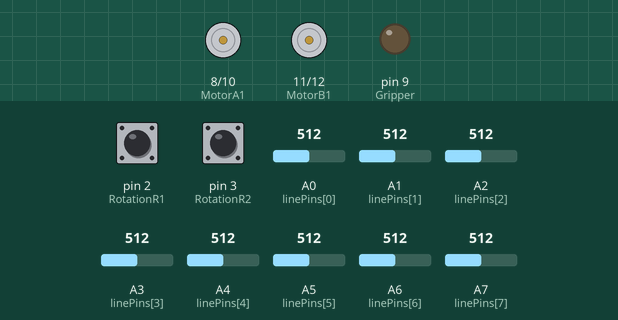
Simulated run of this program. Board: Arduino Nano, built with avr-gcc and run on an emulated ATmega328P. Parts: motor-driver pin pairs drawn as motors (green arrow = first pin HIGH = forward, orange = second pin HIGH = backward, longer = more drive), output pins drawn as LEDs (lit = HIGH). The inputs (shaded band) are chosen by the test bench; at power-on: A1 (linePins[1]) = 512, A0 (linePins[0]) = 512, pin 2 (RotationR1) HIGH, pin 3 (RotationR2) HIGH, A2 (linePins[2]) = 512, A3 (linePins[3]) = 512, A4 (linePins[4]) = 512, A5 (linePins[5]) = 512, A6 (linePins[6]) = 512, A7 (linePins[7]) = 512. What the program prints to the serial monitor is not drawn.

Above: at 1.2 s.
1.3 s: A1 (linePins[1]) set to 790
3.3 s: A1 (linePins[1]) set to 812
At 3.9 s:
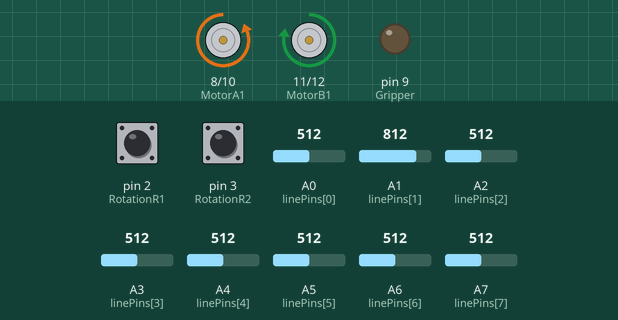
4.8 s: A0 (linePins[0]) set to 783
6.9 s: A0 (linePins[0]) set to 815
At 8.0 s:
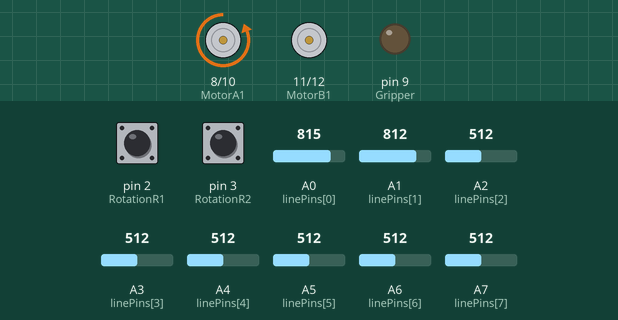
Timing chart, 0 to 9.4 s (numbered marks = the images above; inputs shaded):
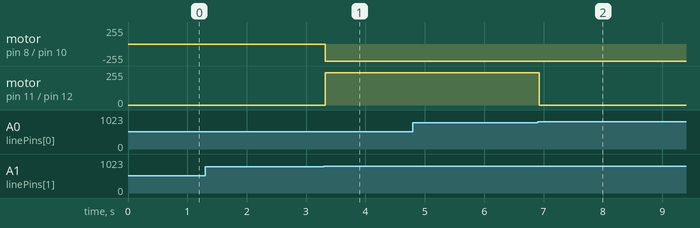

Measured:
- the behaviour switches between 799 and 800 on A1 (linePins[1]) (found by bisection; images 0 and 1)
- the behaviour switches between 799 and 800 on A0 (linePins[0]) (found by bisection; images 1 and 2)
- after the input at 1.3 s, every drawn part: stays the same
- after the input at 3.3 s, motor on pin 8 (MotorA1) / pin 10 (MotorA2): stopped → backward 255/255 at once; motor on pin 11 (MotorB1) / pin 12 (MotorB2): stopped → forward 243/255 at once
- after the input at 4.8 s, every drawn part: stays the same
- after the input at 6.9 s, motor on pin 11 (MotorB1) / pin 12 (MotorB2): forward 243/255 → stopped at once

The program:

main.cpp
```cpp
#include <Arduino.h>

// Sonar pin defines
#define trig 4
#define echo 7

// Motor pin defines
#define MotorA1 8 // MotorA1 at port 8 digital
#define MotorA2 10 // MotorA2 at port 10 analog
#define MotorB1 11 // MotorB1 at port 11 analog
#define MotorB2 12 // MotorB2 at port 12 digital

#define Gripper 9 // gripper at 9 analog
#define RotationR1 2 // RotationR1 at port 2 digital
#define RotationR2 3 // RotationR2 at port 3 digital

#define DVALUE 10 // debounce value in ms
#define SERVO_INTERVAL 20
#define PIVALUE 3.141592653589793238462643383279502884197 // 39 digits or so

// A1 left backward
// A2 left forward
// B1 right forward
// B2 right backward

// Sensor pin definitions
int linePins[] = {A0, A1, A2, A3, A4, A5, A6, A7};

// Arrays to store sensor values
int minlineValue[8] = {9999};
int maxlineValue[8] = {-9999};
int avglineValue[8];
int High_Threshold[8];
int Low_Threshold[8];


// Sensor states
String sensorStates[8]; // Holds the current state for each sensor
int sensorValues[8];

// Add an array to store the previous state of each sensor
String previousSensorStates[8];

// Define the weights for each sensor (based on their distance from the center)
float sensorWeights[] = {-5, -4, -3, 1, 1, 3, 4, 5};  // A0 has weight -3, A7 has weight +3


#define AVERAGE_WINDOW 1  // Number of readings to average
int recentReadings[8][AVERAGE_WINDOW];
int readingIndex = 0;

//drop cone
bool allBlack = false;
int allBlackRotationCount = 0;
int previousRightRotation = 0;
int previousLeftRotation = 0;

// gripper
int angle;
int pulse;

// PWM
int pwm;
int amount = 0;

// Rotation sensor
int RightRotation = 0;
int LeftRotation = 0;

// Sonar
float duration, ver_dis;
int distance;
bool flagUp = false;
bool hasExecuted = false;

// PID variables
float Kp = 6.0;   // Increase proportional constant for quicker response
float Ki = 0.7;   // Small integral constant to reduce drift over time
float Kd = 1.1;   // Moderate derivative constant to dampen oscillations

float prevError = 0;    // Previous error value (for derivative term)
float integral = 0;     // Accumulated error (for integral term)


// To be able to use the functions via Platform IO
// movement functions
void forward();
void backward();
void stop();
void spin_Right();
void spin_Left();
void turn_Right();
void turn_Left();

// movement functions with rotation
void spin_LeftR();
void spin_RightR();
void turn_RightR();

// sonar
void flagCheck();
void sonar();
void objectAvoidance();
void updateSonar();


// line
void Initializing();
void calibrateSensors();
void lineCalibration();
void determineStates();
void printSensorStates();

// rotation
void updaterotation_R1();
void updaterotation_R2();
void reset_Rotations();

//pickup cone
void grabCone();
void forwardRotation1();
void forwardRotation2();
void gripper(int pulse);

// drop cone
void dropCone();

// PID
void steerError();
int PID(int steeringError);
void adjustSteering(int steeringError);
void updateLineCalibration();

void setup()
{
 Serial.begin(9600);
 Initializing();
 pinMode(MotorA1, OUTPUT); // MotorA1 is output
 pinMode(MotorA2, OUTPUT); // MotorA2 is output
 pinMode(MotorB1, OUTPUT); // MotorB1 is output
 pinMode(MotorB2, OUTPUT); // MotorB2 is output

 pinMode(trig, OUTPUT);
 pinMode(echo, INPUT);

 pinMode(Gripper, OUTPUT);
 pinMode(RotationR1, INPUT_PULLUP);
 pinMode(RotationR2, INPUT_PULLUP);

 attachInterrupt(digitalPinToInterrupt(RotationR1), updaterotation_R1, CHANGE);
 attachInterrupt(digitalPinToInterrupt(RotationR2), updaterotation_R2, CHANGE);

gripper(2000);
}

void loop()
{
    // always loop begin
  updaterotation_R2();
  updaterotation_R1();
  updateLineCalibration();
  calibrateSensors();
  determineStates();
    // always loop end

  int steeringError = 0; // Variable to store the calculated error for steering

   // Read all sensor values and calculate the weighted sum (steering error)
   for (int i =0; i < 8; i++)
   {
    if (sensorStates[i] == "black")
    {
      steeringError += sensorWeights[i];  // Add weighted sensor value to the total error
    }
   }

  PID(steeringError);

  adjustSteering(steeringError);
  printSensorStates();
}

void flagCheck()
{
  if(flagUp == false)
  {
    Serial.println("Stuck before");
    // if (distance[0] > 0 && distance[1] > 0 && abs(distance[0] - distance[1]) < 20)
    if (distance > 20)
      {
        Serial.println("Does it run");
        flagUp = true;
        Serial.println("flagUp = true");
      }
  }
  delay (500);
}

void gripper (int pulse) // 1000 closed   2000 open angle
{
  // int pulseWidth = map(angle, 0, 180, 1000, 2000); // -10 closed 130 open
  static unsigned long timer;
  static int lastPulse;
  if (pulse == 0)
  {
    pulse = lastPulse;
  }
  else
  {
    lastPulse = pulse;
  }
    if (millis() > timer)
    {
      digitalWrite (Gripper, HIGH);
      delayMicroseconds(pulse);
      digitalWrite(Gripper, LOW);
      timer = millis() + SERVO_INTERVAL;
      Serial.println(timer);
    }
}

void grabCone()
{
    if (!hasExecuted && flagUp) // Check if it hasn't executed and flagUp is true
    {
        gripper(2000);
        forwardRotation1();
        gripper(900);
        forwardRotation2();
        spin_Left();
        stop();

        hasExecuted = true; // Mark as executed
    }
}

void sonar()
{
    digitalWrite(trig, LOW);
    delayMicroseconds(2);
    digitalWrite(trig, HIGH);
    delayMicroseconds(10);
    digitalWrite(trig, LOW);

    duration = pulseIn(echo, HIGH);
    distance = (duration * 0.017); // Speed of sound is approximately 343 m/s or 0.034 cm/µs

    Serial.print("Distance: ");
    Serial.println(distance);
    updateSonar();
}

void updateSonar()
{
  static unsigned long timer;
  if (millis() > timer)
  {
      timer = millis() + 250; // update every 0.25s can change
  }
}

// void dropCone()
// {
//   //check if all sensors are black
//   for (int i = 0; i < 8; i++)
//   {
//     if (sensorStates[i] == "black")
//     {
//       allBlack = true
//       break;
//     }
//   }

//   // tel 5 rotaties vanaf moment alle lijnen zwart
//   if (allBlack == true)
//   {
//     while (RightRotation < 5 && LeftRotation < 5)
//   {
//     delay(10);
//     stop
//   }
//   }
// }

/*
check voor alle 8 sensoren
status black
als afgelopen 5 rotaties alle lijnen zwart dan drop cone
*/


void dropCone()
{
  // Check if all sensors are black

  for (int i = 0; i < 8; i++) {
    if (sensorStates[i] = "black") {
      allBlack = true;
      break;
      Serial.print("sensor all black");
    }
  }

  // If all sensors are black, check rotation
  if (allBlack == true)
  {
    Serial.print("allblack true");
    // Check if either wheel has completed a new rotation
    if (RightRotation > previousRightRotation || LeftRotation > previousLeftRotation) {
      allBlackRotationCount++;
      previousRightRotation = RightRotation;
      previousLeftRotation = LeftRotation;
      Serial.print("rightrotaion leftrotation");
    }

    // If 5 rotations have been completed while all sensors are black, stop
    if (allBlackRotationCount >= 5)
    {
      spin_Left();
      allBlackRotationCount = 0;  // Reset for future use
      Serial.print("blackrotations");
    }
  }
  else
  {
    // Reset the count if not all sensors are black
    allBlackRotationCount = 0;
    previousRightRotation = RightRotation;
    previousLeftRotation = LeftRotation;
    forward();

    Serial.print("else forward");
  }
}

void objectAvoidance()
{
    int detectionCount = 0;
    for(int attempt = 0; attempt < 3; attempt++)
    {
        sonar(); // Get a fresh distance measurement
        if(ver_dis > 0 && ver_dis <= 30) // Check if object is within 30 cm6
        {
            detectionCount++;
        }
        delay(100); // Short delay between measurements
    }

    if(detectionCount >= 3) // If object detected 3 times
    {
        // Perform avoidance maneuver
        spin_LeftR();
        turn_RightR();
        spin_LeftR();
        stop();
    }
}

void spin_LeftR()
{
    reset_Rotations();

  // Start moving forward
  analogWrite(MotorA2, 0);
  digitalWrite(MotorA1, HIGH);

  analogWrite(MotorB1, 255);
  digitalWrite(MotorB2, LOW);

  // Wait until both motors have completed 20 rotations
  while (RightRotation < 7 && LeftRotation < 7)
  {
    // Do nothing, just wait
    delay(10);  // Small delay to prevent CPU hogging
  }

  // Stop motors after reaching 20 rotations
  stop();

}

void spin_RightR()
{
  reset_Rotations();

  // Start moving forward
  analogWrite(MotorA2, 255);
  digitalWrite(MotorA1, LOW);

  analogWrite(MotorB1, 0);
  digitalWrite(MotorB2, HIGH);

  // Wait until both motors have completed 20 rotations
  while (RightRotation < 7 && LeftRotation < 7)
  {
    // Do nothing, just wait
    delay(10);  // Small delay to prevent CPU hogging
  }

  // Stop motors after reaching 20 rotations
  stop();
}

void turn_RightR()
{
  stop();

  noInterrupts();
  RightRotation = 0;
  LeftRotation = 0;
  interrupts();

  while (LeftRotation < 40 && RightRotation < 20) { // A is left B is right
        if (LeftRotation < 40) {
            digitalWrite(MotorA1, LOW);
            analogWrite(MotorA2, 250);
        } else {
            digitalWrite(MotorA1, LOW);
            analogWrite(MotorA2, 0);
        }

        if (RightRotation < 20) {
            digitalWrite(MotorB2, LOW);
            analogWrite(MotorB1, 170);
        } else {
            digitalWrite(MotorB2, LOW);
            analogWrite(MotorB1, 0);
        }

  }
  stop();
}


void forwardRotation1()
{
  reset_Rotations();

  // Start moving forward
  analogWrite(MotorA2, 255);
  digitalWrite(MotorA1, LOW);

  analogWrite(MotorB1, 255);
  digitalWrite(MotorB2, LOW);

  // Wait until both motors have completed 20 rotations
  while (RightRotation < 30 && LeftRotation < 30)
  {
    // Do nothing, just wait
    delay(10);  // Small delay to prevent CPU hogging
  }

  // Stop motors after reaching 20 rotations
  stop();
}

void forwardRotation2()
{
  reset_Rotations();

  // Start moving forward
  analogWrite(MotorA2, 255);
  digitalWrite(MotorA1, LOW);

  analogWrite(MotorB1, 255);
  digitalWrite(MotorB2, LOW);

  // Wait until both motors have completed 20 rotations
  while (RightRotation < 7 && LeftRotation < 7)
  {
    // Do nothing, just wait
    delay(10);  // Small delay to prevent CPU hogging
  }

  // Stop motors after reaching 20 rotations
  stop();
}

void Initializing()
{
  for (int i = 0; i < 8; i++) {
    pinMode(linePins[i], INPUT);
    sensorStates[i] = "white"; // Initial state for all sensors

    // Initialize recent readings
    for (int j = 0; j < AVERAGE_WINDOW; j++) {
      recentReadings[i][j] = 0;
    }
  }
}

void updateLineCalibration() {
  static unsigned long timer = 0;
  if (millis() - timer > 1000) {
    lineCalibration();
  }
  timer = millis(); // update every 0.25s can change
}


void calibrateSensors() {
  // Serial.println("Calibrating sensors...");

  for (int i = 0; i < 10; i++) {  // Adjust the number of calibration iterations as needed
    for (int j = 0; j < 8; j++) {
      int sensorValue = analogRead(linePins[j]);

      // Update minimum and maximum values
      if (sensorValue < minlineValue[j]) {
        minlineValue[j] = sensorValue;
      }
      if (sensorValue > maxlineValue[j]) {
        maxlineValue[j] = sensorValue;
      }
      sensorValues[j] = sensorValue;
    }
  }
   // Calculate static thresholds for each sensor
  for (int i = 0; i < 8; i++) {
  High_Threshold[i] = 800; //(maxlineValue[i] + minlineValue[i]) / 2 + 100; // Black threshold
  Low_Threshold[i] =  High_Threshold[i] - 50;//( maxlineValue[i] + minlineValue[i]) / 2 - 100; // Adjusted white threshold (higher range)
  }
  // Serial.println("Calibration complete!");
}

void lineCalibration() {
  for (int i = 0; i < 8; i++) {
    int sensorValue = analogRead(linePins[i]);

    // Update recent readings
    recentReadings[i][readingIndex] = sensorValue;

    // Calculate moving average
    long sum = 0;
    for (int j = 0; j < AVERAGE_WINDOW; j++) {
      sum += recentReadings[i][j];
    }
    avglineValue[i] = sum;
  }

  // Update reading index
  readingIndex = (readingIndex + 1) % AVERAGE_WINDOW;

  //delay(200); // Delay for stability
}

void determineStates() {
  for (int i = 0; i < 8; i++) {
    if (sensorValues[i] >= High_Threshold[i]) {
      sensorStates[i] = "black";
    } else if (sensorValues[i] <= Low_Threshold[i]) {
      sensorStates[i] = "white";
    } else {
      // In the gap between thresholds, maintain the previous state
      sensorStates[i] = previousSensorStates[i];
    }

    // Update the previous state after determining the current state
    previousSensorStates[i] = sensorStates[i];
  }
}

void updaterotation_R1() // right rotation
{
  static unsigned long timer;
  static bool lastState;
  noInterrupts();
  if (millis() > timer) {
    bool state = digitalRead(RotationR1);
    if (lastState != state) {
      RightRotation++;
      lastState = state;
    }
  timer = millis() + DVALUE;
  }
  interrupts();
}

void updaterotation_R2() // left rotation
{
  static unsigned long timer;
  static bool lastState;
  noInterrupts();
  if (millis() > timer) {
    bool state = digitalRead(RotationR2);
    if (lastState != state) {
      LeftRotation++;
      lastState = state;
    }
  timer = millis() + DVALUE;
  }
  interrupts();
}

void reset_Rotations()
{
  noInterrupts();
  RightRotation = 0;
  LeftRotation = 0;
  interrupts();
}


void steerError()
{
  int steeringError = 0; // Variable to store the calculated error for steering

   // Read all sensor values and calculate the weighted sum (steering error)
   for (int i =0; i < 8; i++)
   {
    if (sensorStates[i] == "black")
    {
      steeringError += sensorWeights[i];  // Add weighted sensor value to the total error
    }
   }
}

int PID(int steeringError)
{
   // Proportional term
  float proportional = Kp * steeringError;

  // Integral term
  integral += steeringError;  // Accumulate error over time
  float integralTerm = Ki * integral;

  // Derivative term
  float derivative = steeringError - prevError;  // Rate of change of error
  float derivativeTerm = Kd * derivative;

  // Update previous error for the next loop
  prevError = steeringError;

  // Return the combined PID output
  return proportional + integralTerm + derivativeTerm;
}


void adjustSteering(int steeringError)
{
  // Calculate PID output based on the steering error
  float PID_output = PID(steeringError);

  // Base speed for motors when moving forward
  int baseSpeed = 200; // Adjust this as necessary for your robot

  // Adjust movement based on the steering error
  if (steeringError <= 4 && steeringError >= -4 && steeringError != 0)
  {
    // Robot is aligned, move straight
    analogWrite(MotorA2, 255); // Left motor forward
    digitalWrite(MotorA1, LOW);      // Ensure left motor doesn't go backward
    analogWrite(MotorB1, 243); // Right motor forward
    digitalWrite(MotorB2, LOW);      // Ensure right motor doesn't go backward
  }
  else if (steeringError > 6)
  {
    // Robot needs to turn right
    int leftSpeed = baseSpeed + PID_output;  // Increase speed for left motor
    int rightSpeed = baseSpeed - PID_output; // Reduce speed for right motor

    // Constrain speeds to valid PWM range
    leftSpeed = constrain(leftSpeed, 0, 255);
    rightSpeed = constrain(rightSpeed, 0, 255);

    // Apply motor speeds
    analogWrite(MotorA2, leftSpeed); // Left motor forward
    digitalWrite(MotorA1, LOW);      // Ensure left motor doesn't go backward
    analogWrite(MotorB1, rightSpeed); // Right motor forward
    digitalWrite(MotorB2, LOW);       // Ensure right motor doesn't go backward
  }
  else if (steeringError == 0)
  {
    // Apply motor speeds
    analogWrite(MotorA2, 0);
    digitalWrite(MotorA1, LOW);
    analogWrite(MotorB1, 0);
    digitalWrite(MotorB2, LOW);
  }
  else if (steeringError < -6)
  {
    // Robot needs to turn left
    int leftSpeed = baseSpeed - PID_output;  // Reduce speed for left motor
    int rightSpeed = baseSpeed + PID_output; // Increase speed for right motor

    // Constrain speeds to valid PWM range
    leftSpeed = constrain(leftSpeed, 0, 255);
    rightSpeed = constrain(rightSpeed, 0, 255);

    // Apply motor speeds
    analogWrite(MotorA2, leftSpeed); // Left motor forward
    digitalWrite(MotorA1, LOW);      // Ensure left motor doesn't go backward
    analogWrite(MotorB1, rightSpeed); // Right motor forward
    digitalWrite(MotorB2, LOW);       // Ensure right motor doesn't go backward
  }

  // Optional: Debugging output
  Serial.print("Steering Error: ");
  Serial.print(steeringError);
  Serial.print(" | PID Output: ");
  Serial.print(PID_output);
  // Serial.print(" | Left Speed: ");
  // Serial.print((steeringError >= 0) ? baseSpeed + PID_output : baseSpeed - PID_output);
  // Serial.print(" | Right Speed: ");
  // Serial.println((steeringError >= 0) ? baseSpeed - PID_output : baseSpeed + PID_output);
}

void forward()
{
  reset_Rotations();
  analogWrite(MotorA2, 250); // Left motor runs at full speed
  digitalWrite(MotorA1, LOW);
  digitalWrite(MotorB2, LOW);

  for(int pwm = 0; pwm < 256; pwm++)
  {
    analogWrite(MotorB1, pwm + 12); // Right motor with PWM control, slightly reduced
    delay(200);
  }
  delay(5000);
}

void backward()
{
  reset_Rotations();
  // analogWrite(MotorB1,)
  analogWrite(MotorA2, 0);
  digitalWrite(MotorB2, HIGH);
  digitalWrite(MotorA1, HIGH); // Left motor runs at full speed

  for(int pwm = 255; pwm > 0; pwm++)
  {
    analogWrite(MotorB1, pwm - 17); // Right motor with PWM control, slightly reduced
    delay(200);
  }
  delay(5000);
}

void stop() // stop all motors
{
  analogWrite(MotorB1, 0);  // right forward
  digitalWrite(MotorA1, LOW);// left bacward
  analogWrite(MotorA2, 0);   // left forward
  digitalWrite(MotorB2, LOW); // right backward
}

void spin_Right() // spin right on its axle in a 90 degree angle
{
  reset_Rotations();
  analogWrite(MotorB1, 62);  // right forward
  digitalWrite(MotorA1, LOW);// left bacward
  analogWrite(MotorA2, 255);   // left forward
  digitalWrite(MotorB2, HIGH); // right backward
  delay(510); // 455
}

void spin_Left() // spin left on its axle in a 90 degree angle
{
  reset_Rotations();
   analogWrite(MotorB1, 255);  // right forward
  digitalWrite(MotorA1, HIGH);// left bacward
  analogWrite(MotorA2, 22);   // left forward
  digitalWrite(MotorB2, LOW); // right backward
  delay(550); //495
}

void turn_Left() // turn left with a 90 degree angle
{
  reset_Rotations();
  analogWrite(MotorA2, 255);
  analogWrite(MotorB1, 255);
  delay(100);
  digitalWrite(MotorA1, LOW);// left bacward
  analogWrite(MotorA2, 140); // left forward
  analogWrite(MotorB1, 255); // right forward
  digitalWrite(MotorB2, LOW); // right backward
  delay(1800);
}

void turn_Right() // turn right with a 90 degree angle
{
  reset_Rotations();
  analogWrite(MotorA2, 255);
  analogWrite(MotorB1, 255);
  delay(100);
  digitalWrite(MotorA1, LOW);// left bacward
  analogWrite(MotorA2, 255); // left forward
  analogWrite(MotorB1, 140); // right forward
  digitalWrite(MotorB2, LOW); // right backward
  delay(2625);
}


void printSensorStates() {
  // for (int i = 0; i < 8; i++) {
  //   Serial.print("Sensor ");
  //   Serial.print(i + 1);
  //   Serial.print(": ");
  //   Serial.print("S.value = ");
  //   Serial.print(sensorValues[i]);
  //   Serial.print(" -> State: ");
  //   Serial.println(sensorStates[i]);
  //   Serial.println(Low_Threshold[i]);
  //   Serial.println(High_Threshold[i]);
  // }
  // Serial.println(" ");
  // delay(500); // Delay for readability in the Serial Monitor
}
```
